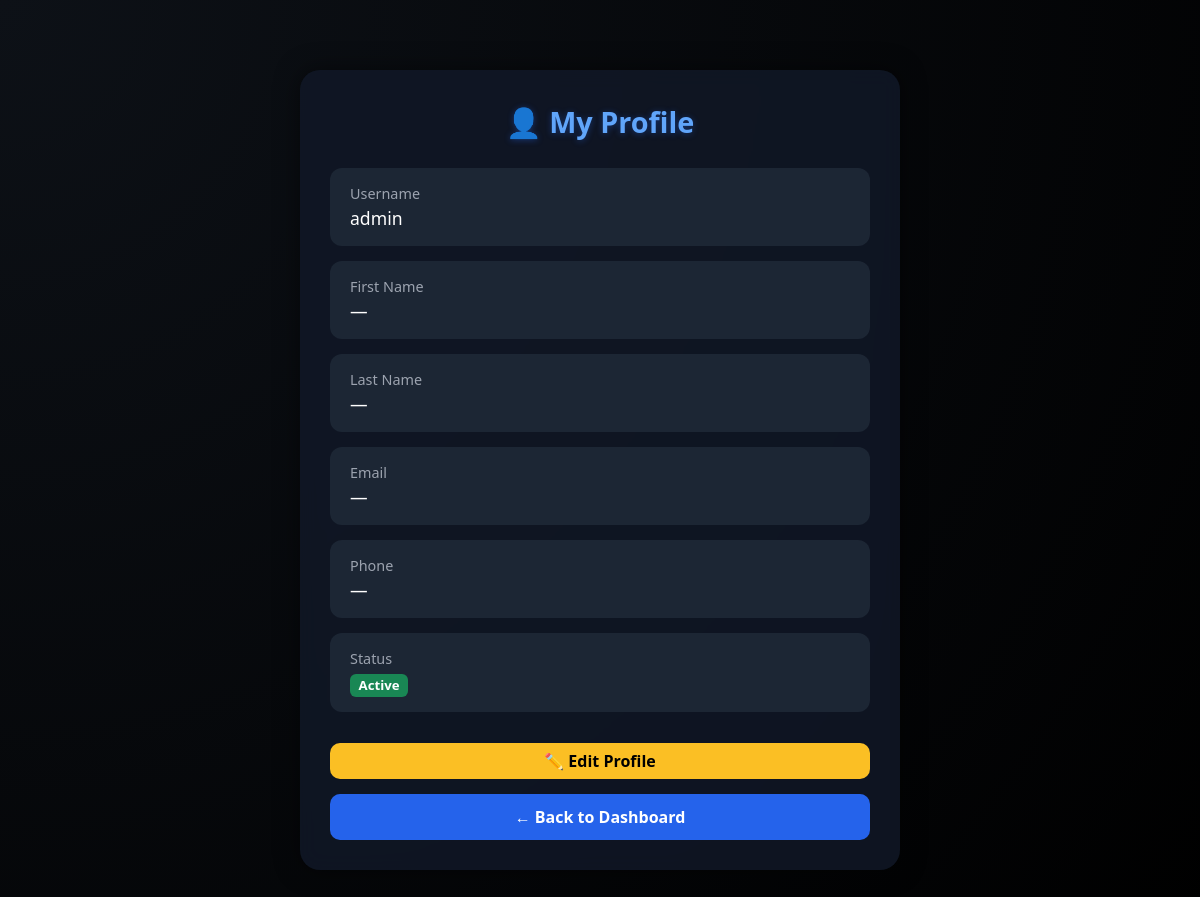
Page /profile/ (signed in) on the committed database.
### app/models.py (models this page shows, shortened)
class User(AbstractUser):
    phone = models.CharField(max_length=20, blank=True, null=True)

### app/views.py (the view)
# urls.py: path("profile/", views.user_profile, name="user_profile"),
def user_profile(request):
    user = request.user
    return render(request, "user_profile.html", {"user": user})

### project/templates/user_profile.html (shortened to what this page needs)
<!DOCTYPE html>
<html lang="en">
<head>
  <link href="https://cdn.jsdelivr.net/npm/bootstrap@5.3.3/dist/css/bootstrap.min.css" rel="stylesheet">
  <link href="https://cdn.jsdelivr.net/npm/bootstrap-icons@1.11.3/font/bootstrap-icons.css" rel="stylesheet">
</head>
<body>
  <div class="profile-box">
    <div class="profile-title">👤 My Profile</div>
    <div class="detail-box">
      <div class="label">Username</div>
      <div class="value">{{ user.username }}</div>
    </div>
    <div class="detail-box">
      <div class="label">First Name</div>
      <div class="value">{{ user.first_name|default:"—" }}</div>
    </div>
    <div class="detail-box">
      <div class="label">Last Name</div>
      <div class="value">{{ user.last_name|default:"—" }}</div>
    </div>
    <div class="detail-box">
      <div class="label">Email</div>
      <div class="value">{{ user.email|default:"—" }}</div>
    </div>
    <div class="detail-box">
      <div class="label">Phone</div>
      <div class="value">{{ user.phone|default:"—" }}</div>
    </div>
    <div class="detail-box">
      <div class="label">Status</div>
      <div class="value">
        {% if user.is_active %}
        <span class="badge bg-success">Active</span>
        {% else %}
        <span class="badge bg-danger">Inactive</span>
        {% endif %}
      </div>
    </div>
    <a href="{% url 'edit_profile' %}" class="btn btn-warning w-100 mt-3 fw-bold"
      style="background:#fbbf24; border:none; border-radius:10px;">
      ✏️ Edit Profile
    </a>
    <a href="/user_home/" class="btn btn-back">
      ← Back to Dashboard
    </a>
  </div>
</body>
</html>

### project/templates/user_profile.html (style rules this page uses)
body { background: radial-gradient(circle at top left, #0d1117, #000); color: #e5e7eb; font-family: 'Segoe UI', sans-serif; }
.profile-box { max-width: 600px; margin: 70px auto; padding: 30px; background: rgba(17, 24, 39, 0.85); backdrop-filter: blur(10px); border-radius: 20px; box-shadow: 0 0 25px rgba(0, 0, 0, 0.5); animation: fadeIn 0.8s ease; }
.profile-title { color: #60a5fa; font-weight: 600; text-align: center; margin-bottom: 25px; text-shadow: 0 1px 6px rgba(37, 99, 235, 0.4); font-size: 1.8rem; }
.detail-box { background: rgba(31, 41, 55, 0.9); padding: 15px 20px; border-radius: 12px; margin-bottom: 15px; }
.label { color: #9ca3af; font-size: 0.9rem; }
.value { color: #fff; font-size: 1.1rem; font-weight: 500; }
.btn-back { width: 100%; background: #2563eb; color: white; font-weight: 600; border-radius: 10px; padding: 10px; margin-top: 15px; }

### rows in the picture
User: username "admin", first_name "—", last_name "—", email "—", phone "—"
